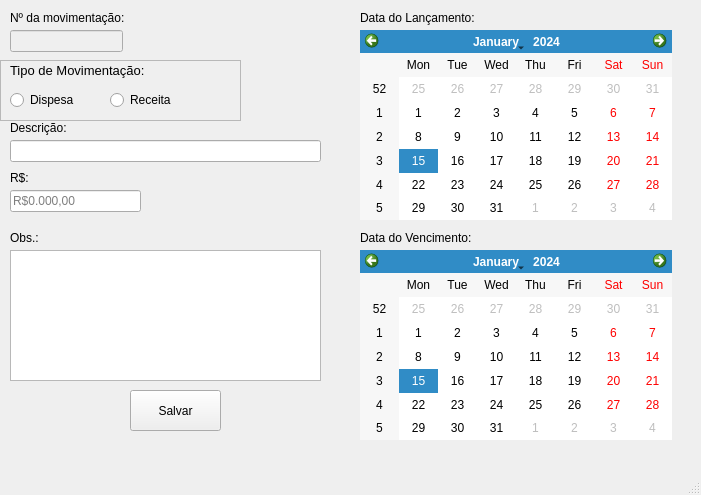
<?xml version="1.0" encoding="UTF-8"?>
<ui version="4.0">
 <class>mainWindow</class>
 <widget class="QMainWindow" name="mainWindow">
  <property name="geometry">
   <rect>
    <x>0</x>
    <y>0</y>
    <width>701</width>
    <height>495</height>
   </rect>
  </property>
  <property name="windowTitle">
   <string>Movimentação</string>
  </property>
  <widget class="QWidget" name="centralwidget">
   <widget class="QFrame" name="frame">
    <property name="geometry">
     <rect>
      <x>0</x>
      <y>60</y>
      <width>241</width>
      <height>61</height>
     </rect>
    </property>
    <property name="frameShape">
     <enum>QFrame::StyledPanel</enum>
    </property>
    <property name="frameShadow">
     <enum>QFrame::Raised</enum>
    </property>
    <widget class="QLabel" name="label_3">
     <property name="geometry">
      <rect>
       <x>10</x>
       <y>0</y>
       <width>141</width>
       <height>20</height>
      </rect>
     </property>
     <property name="font">
      <font>
       <pointsize>10</pointsize>
      </font>
     </property>
     <property name="text">
      <string>Tipo de Movimentação:</string>
     </property>
    </widget>
    <widget class="QRadioButton" name="radioButton_3">
     <property name="geometry">
      <rect>
       <x>10</x>
       <y>30</y>
       <width>89</width>
       <height>20</height>
      </rect>
     </property>
     <property name="text">
      <string>Dispesa</string>
     </property>
    </widget>
    <widget class="QRadioButton" name="radioButton">
     <property name="geometry">
      <rect>
       <x>110</x>
       <y>30</y>
       <width>89</width>
       <height>20</height>
      </rect>
     </property>
     <property name="text">
      <string>Receita</string>
     </property>
    </widget>
   </widget>
   <widget class="QLabel" name="label">
    <property name="geometry">
     <rect>
      <x>290</x>
      <y>10</y>
      <width>49</width>
      <height>16</height>
     </rect>
    </property>
    <property name="text">
     <string/>
    </property>
   </widget>
   <widget class="QLabel" name="label_2">
    <property name="geometry">
     <rect>
      <x>360</x>
      <y>10</y>
      <width>121</width>
      <height>16</height>
     </rect>
    </property>
    <property name="font">
     <font>
      <bold>false</bold>
     </font>
    </property>
    <property name="text">
     <string>Data do Lançamento:</string>
    </property>
   </widget>
   <widget class="QCalendarWidget" name="calendarWidget">
    <property name="geometry">
     <rect>
      <x>360</x>
      <y>30</y>
      <width>312</width>
      <height>190</height>
     </rect>
    </property>
   </widget>
   <widget class="QLabel" name="label_4">
    <property name="geometry">
     <rect>
      <x>10</x>
      <y>120</y>
      <width>61</width>
      <height>16</height>
     </rect>
    </property>
    <property name="text">
     <string>Descrição:</string>
    </property>
   </widget>
   <widget class="QLineEdit" name="lineEdit">
    <property name="geometry">
     <rect>
      <x>10</x>
      <y>140</y>
      <width>311</width>
      <height>22</height>
     </rect>
    </property>
    <property name="text">
     <string/>
    </property>
    <property name="maxLength">
     <number>100</number>
    </property>
   </widget>
   <widget class="QTextEdit" name="textEdit">
    <property name="geometry">
     <rect>
      <x>10</x>
      <y>250</y>
      <width>311</width>
      <height>131</height>
     </rect>
    </property>
   </widget>
   <widget class="QLabel" name="label_5">
    <property name="geometry">
     <rect>
      <x>10</x>
      <y>230</y>
      <width>49</width>
      <height>16</height>
     </rect>
    </property>
    <property name="text">
     <string>Obs.:</string>
    </property>
   </widget>
   <widget class="QLineEdit" name="lineEdit_2">
    <property name="geometry">
     <rect>
      <x>10</x>
      <y>190</y>
      <width>131</width>
      <height>22</height>
     </rect>
    </property>
    <property name="text">
     <string notr="true"/>
    </property>
    <property name="maxLength">
     <number>32767</number>
    </property>
    <property name="echoMode">
     <enum>QLineEdit::Normal</enum>
    </property>
    <property name="cursorPosition">
     <number>0</number>
    </property>
    <property name="placeholderText">
     <string>R$0.000,00</string>
    </property>
    <property name="cursorMoveStyle">
     <enum>Qt::VisualMoveStyle</enum>
    </property>
    <property name="clearButtonEnabled">
     <bool>false</bool>
    </property>
   </widget>
   <widget class="QLabel" name="label_7">
    <property name="geometry">
     <rect>
      <x>10</x>
      <y>170</y>
      <width>21</width>
      <height>16</height>
     </rect>
    </property>
    <property name="text">
     <string>R$:</string>
    </property>
   </widget>
   <widget class="QPushButton" name="pushButton">
    <property name="geometry">
     <rect>
      <x>130</x>
      <y>390</y>
      <width>91</width>
      <height>41</height>
     </rect>
    </property>
    <property name="text">
     <string>Salvar</string>
    </property>
   </widget>
   <widget class="QLabel" name="label_6">
    <property name="geometry">
     <rect>
      <x>360</x>
      <y>230</y>
      <width>121</width>
      <height>16</height>
     </rect>
    </property>
    <property name="font">
     <font>
      <bold>false</bold>
     </font>
    </property>
    <property name="text">
     <string>Data do Vencimento:</string>
    </property>
   </widget>
   <widget class="QCalendarWidget" name="calendarWidget_2">
    <property name="geometry">
     <rect>
      <x>360</x>
      <y>250</y>
      <width>312</width>
      <height>190</height>
     </rect>
    </property>
   </widget>
   <widget class="QLineEdit" name="lineEdit_3">
    <property name="enabled">
     <bool>false</bool>
    </property>
    <property name="geometry">
     <rect>
      <x>10</x>
      <y>30</y>
      <width>113</width>
      <height>22</height>
     </rect>
    </property>
   </widget>
   <widget class="QLabel" name="label_8">
    <property name="geometry">
     <rect>
      <x>10</x>
      <y>10</y>
      <width>121</width>
      <height>16</height>
     </rect>
    </property>
    <property name="text">
     <string>Nº da movimentação:</string>
    </property>
   </widget>
  </widget>
  <widget class="QMenuBar" name="menubar">
   <property name="geometry">
    <rect>
     <x>0</x>
     <y>0</y>
     <width>701</width>
     <height>22</height>
    </rect>
   </property>
  </widget>
  <widget class="QStatusBar" name="statusbar"/>
 </widget>
 <resources/>
 <connections/>
</ui>
